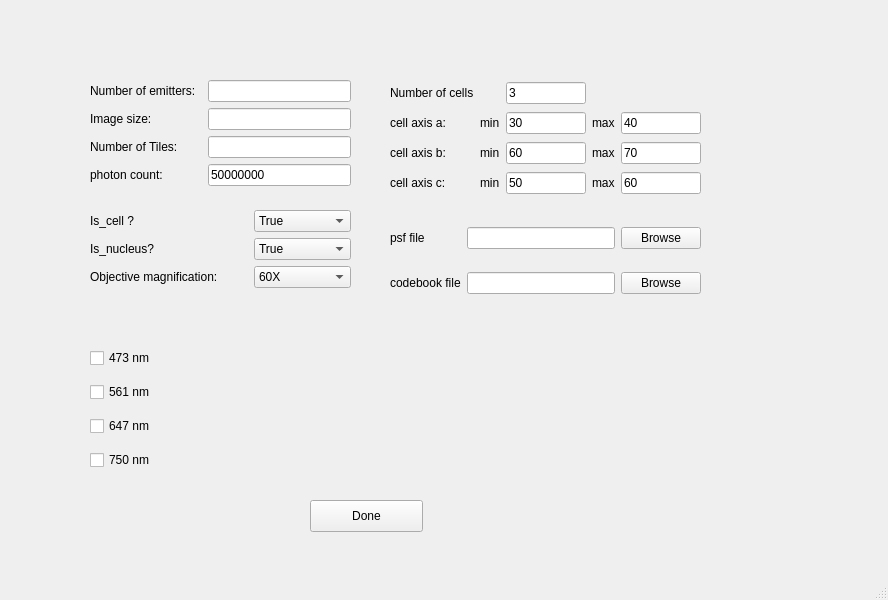
<?xml version="1.0" encoding="UTF-8"?>
<ui version="4.0">
 <class>MainWindow</class>
 <widget class="QMainWindow" name="MainWindow">
  <property name="geometry">
   <rect>
    <x>0</x>
    <y>0</y>
    <width>888</width>
    <height>600</height>
   </rect>
  </property>
  <property name="windowTitle">
   <string>MainWindow</string>
  </property>
  <widget class="QWidget" name="centralwidget">
   <widget class="QWidget" name="formLayoutWidget">
    <property name="geometry">
     <rect>
      <x>90</x>
      <y>80</y>
      <width>261</width>
      <height>121</height>
     </rect>
    </property>
    <layout class="QFormLayout" name="formLayout">
     <item row="0" column="0">
      <widget class="QLabel" name="label_num_emitter">
       <property name="text">
        <string>Number of emitters:</string>
       </property>
      </widget>
     </item>
     <item row="0" column="1">
      <widget class="QLineEdit" name="number_of_emitter"/>
     </item>
     <item row="1" column="0">
      <widget class="QLabel" name="label_image_size">
       <property name="text">
        <string>Image size:               </string>
       </property>
      </widget>
     </item>
     <item row="1" column="1">
      <widget class="QLineEdit" name="Imge_size"/>
     </item>
     <item row="2" column="0">
      <widget class="QLabel" name="label_num_tiles">
       <property name="text">
        <string>Number of Tiles:      </string>
       </property>
      </widget>
     </item>
     <item row="2" column="1">
      <widget class="QLineEdit" name="num_tiles"/>
     </item>
     <item row="3" column="0">
      <widget class="QLabel" name="label_14">
       <property name="text">
        <string>photon count:          </string>
       </property>
      </widget>
     </item>
     <item row="3" column="1">
      <widget class="QLineEdit" name="photon_count">
       <property name="text">
        <string>50000000</string>
       </property>
       <property name="readOnly">
        <bool>true</bool>
       </property>
      </widget>
     </item>
    </layout>
   </widget>
   <widget class="QWidget" name="verticalLayoutWidget">
    <property name="geometry">
     <rect>
      <x>90</x>
      <y>340</y>
      <width>160</width>
      <height>141</height>
     </rect>
    </property>
    <layout class="QVBoxLayout" name="verticalLayout">
     <item>
      <widget class="QCheckBox" name="wavelengh_473">
       <property name="text">
        <string>473 nm</string>
       </property>
      </widget>
     </item>
     <item>
      <widget class="QCheckBox" name="wavelength_561">
       <property name="text">
        <string>561 nm</string>
       </property>
      </widget>
     </item>
     <item>
      <widget class="QCheckBox" name="wavelength_647">
       <property name="text">
        <string>647 nm</string>
       </property>
      </widget>
     </item>
     <item>
      <widget class="QCheckBox" name="wavelength_750">
       <property name="text">
        <string>750 nm</string>
       </property>
      </widget>
     </item>
    </layout>
   </widget>
   <widget class="QWidget" name="formLayoutWidget_2">
    <property name="geometry">
     <rect>
      <x>90</x>
      <y>210</y>
      <width>261</width>
      <height>111</height>
     </rect>
    </property>
    <layout class="QFormLayout" name="formLayout_2">
     <item row="0" column="0">
      <widget class="QLabel" name="label_is_cell">
       <property name="text">
        <string>Is_cell ?                                  </string>
       </property>
      </widget>
     </item>
     <item row="1" column="0">
      <widget class="QLabel" name="label_is_nucleus">
       <property name="text">
        <string>Is_nucleus?                            </string>
       </property>
      </widget>
     </item>
     <item row="1" column="1">
      <widget class="QComboBox" name="is_nucleus">
       <item>
        <property name="text">
         <string>True</string>
        </property>
       </item>
       <item>
        <property name="text">
         <string>False</string>
        </property>
       </item>
      </widget>
     </item>
     <item row="0" column="1">
      <widget class="QComboBox" name="is_cell">
       <item>
        <property name="text">
         <string>True</string>
        </property>
       </item>
       <item>
        <property name="text">
         <string>False</string>
        </property>
       </item>
      </widget>
     </item>
     <item row="2" column="0">
      <widget class="QLabel" name="label_15">
       <property name="text">
        <string>Objective magnification:       </string>
       </property>
      </widget>
     </item>
     <item row="2" column="1">
      <widget class="QComboBox" name="comboBox">
       <item>
        <property name="text">
         <string>60X</string>
        </property>
       </item>
      </widget>
     </item>
    </layout>
   </widget>
   <widget class="QPushButton" name="pushButton">
    <property name="geometry">
     <rect>
      <x>310</x>
      <y>500</y>
      <width>113</width>
      <height>32</height>
     </rect>
    </property>
    <property name="text">
     <string>Done</string>
    </property>
   </widget>
   <widget class="QWidget" name="gridLayoutWidget">
    <property name="geometry">
     <rect>
      <x>390</x>
      <y>80</y>
      <width>311</width>
      <height>116</height>
     </rect>
    </property>
    <layout class="QGridLayout" name="gridLayout">
     <item row="2" column="0">
      <widget class="QLabel" name="label_3">
       <property name="text">
        <string>cell axis b:</string>
       </property>
      </widget>
     </item>
     <item row="1" column="0">
      <widget class="QLabel" name="label_2">
       <property name="text">
        <string>cell axis a:</string>
       </property>
      </widget>
     </item>
     <item row="3" column="4">
      <widget class="QLineEdit" name="cell_axis_c_max">
       <property name="text">
        <string>60</string>
       </property>
      </widget>
     </item>
     <item row="2" column="2">
      <widget class="QLineEdit" name="cell_axes_b_min">
       <property name="text">
        <string>60</string>
       </property>
      </widget>
     </item>
     <item row="1" column="4">
      <widget class="QLineEdit" name="cell_axis_a_max">
       <property name="text">
        <string>40</string>
       </property>
      </widget>
     </item>
     <item row="2" column="4">
      <widget class="QLineEdit" name="cell_axis_b_max">
       <property name="text">
        <string>70</string>
       </property>
      </widget>
     </item>
     <item row="3" column="2">
      <widget class="QLineEdit" name="cell_axes_c_min">
       <property name="text">
        <string>50</string>
       </property>
      </widget>
     </item>
     <item row="1" column="2">
      <widget class="QLineEdit" name="cell_axis_a_min">
       <property name="text">
        <string>30</string>
       </property>
      </widget>
     </item>
     <item row="1" column="1">
      <widget class="QLabel" name="label_5">
       <property name="text">
        <string>min</string>
       </property>
      </widget>
     </item>
     <item row="0" column="2">
      <widget class="QLineEdit" name="num_cells">
       <property name="text">
        <string>3</string>
       </property>
      </widget>
     </item>
     <item row="0" column="0">
      <widget class="QLabel" name="label">
       <property name="text">
        <string>Number of cells</string>
       </property>
      </widget>
     </item>
     <item row="3" column="0">
      <widget class="QLabel" name="label_4">
       <property name="text">
        <string>cell axis c:</string>
       </property>
      </widget>
     </item>
     <item row="1" column="3">
      <widget class="QLabel" name="label_6">
       <property name="text">
        <string>max</string>
       </property>
      </widget>
     </item>
     <item row="2" column="1">
      <widget class="QLabel" name="label_7">
       <property name="text">
        <string>min</string>
       </property>
      </widget>
     </item>
     <item row="3" column="1">
      <widget class="QLabel" name="label_8">
       <property name="text">
        <string>min</string>
       </property>
      </widget>
     </item>
     <item row="2" column="3">
      <widget class="QLabel" name="label_9">
       <property name="text">
        <string>max</string>
       </property>
      </widget>
     </item>
     <item row="3" column="3">
      <widget class="QLabel" name="label_10">
       <property name="text">
        <string>max</string>
       </property>
      </widget>
     </item>
    </layout>
   </widget>
   <widget class="QWidget" name="gridLayoutWidget_2">
    <property name="geometry">
     <rect>
      <x>390</x>
      <y>210</y>
      <width>311</width>
      <height>102</height>
     </rect>
    </property>
    <layout class="QGridLayout" name="gridLayout_2">
     <item row="0" column="2">
      <widget class="QPushButton" name="browse_psf">
       <property name="text">
        <string>Browse</string>
       </property>
      </widget>
     </item>
     <item row="0" column="1">
      <widget class="QLineEdit" name="psf_filename"/>
     </item>
     <item row="0" column="0">
      <widget class="QLabel" name="label_12">
       <property name="text">
        <string>psf file</string>
       </property>
      </widget>
     </item>
     <item row="1" column="0">
      <widget class="QLabel" name="label_11">
       <property name="text">
        <string>codebook file</string>
       </property>
      </widget>
     </item>
     <item row="1" column="1">
      <widget class="QLineEdit" name="codebook_filename"/>
     </item>
     <item row="1" column="2">
      <widget class="QPushButton" name="browse_codebook">
       <property name="text">
        <string>Browse</string>
       </property>
      </widget>
     </item>
    </layout>
   </widget>
   <widget class="QLabel" name="label_13">
    <property name="geometry">
     <rect>
      <x>600</x>
      <y>310</y>
      <width>231</width>
      <height>211</height>
     </rect>
    </property>
    <property name="text">
     <string/>
    </property>
    <property name="pixmap">
     <pixmap>../resources/images/anglerfish copy.png</pixmap>
    </property>
   </widget>
  </widget>
  <widget class="QMenuBar" name="menubar">
   <property name="geometry">
    <rect>
     <x>0</x>
     <y>0</y>
     <width>888</width>
     <height>24</height>
    </rect>
   </property>
  </widget>
  <widget class="QStatusBar" name="statusbar"/>
 </widget>
 <resources/>
 <connections/>
</ui>
